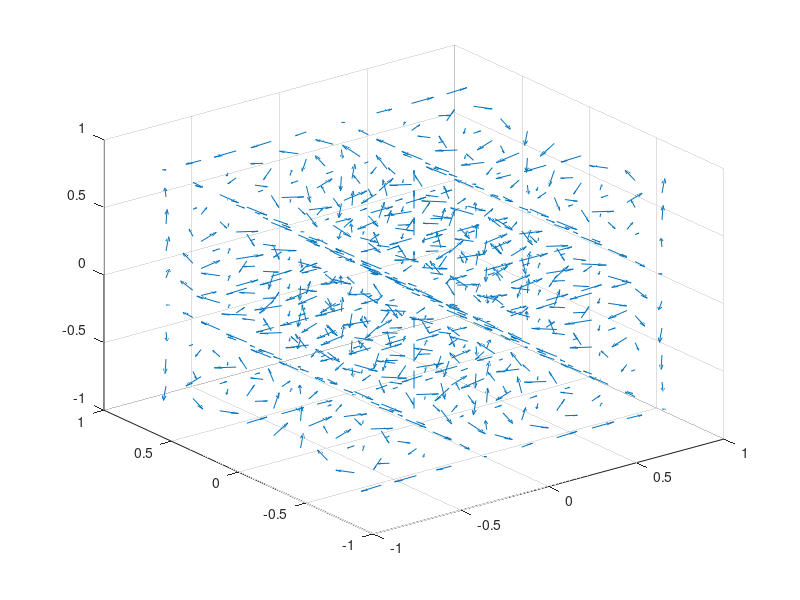

Reproduce this figure in MATLAB.
clc
clear all
close all
%define all x,y,z
[x,y,z] = meshgrid(-0.8:0.2:0.8,...
                   -0.8:0.2:0.8,...
                   -0.8:0.2:0.8);
%calculate homogeneous trubulence values at each (x,y,z)

u =  sin(pi*x).*cos(pi*y).*cos(pi*z);
v = -cos(pi*x).*sin(pi*y).*cos(pi*z);
w =  sqrt(2/3)*cos(pi*x).*cos(pi*y).*sin(pi*z);

quiver3(x,y,z,u,v,w)

axis([-1 1 -1 1 -1 1])
